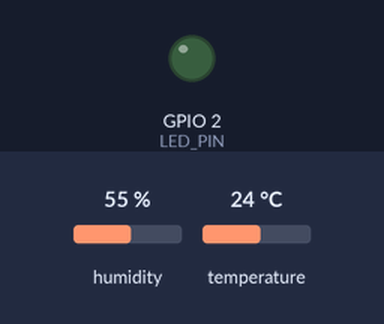
The sketch below on a simulated ESP32. On the bench: output pins drawn as LEDs (lit = HIGH). The test bench sets the inputs (shaded band); at power-on: humidity 55 %, temperature 24 °C. WiFi joins after 1.5 s; servers stay silent unless stated; the local clock reads 2024-03-15 10:24:30 at power-on unless the sketch sets it; no MQTT or app messages arrive unless stated; what the sketch prints to the serial monitor is not drawn.

Above: at 4.8 s.
4.9 s: humidity set to 68 %
7.2 s: humidity set to 72 %
At 8.4 s:
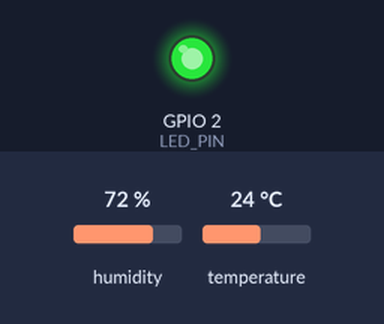
13.1 s: humidity set to 67 %
15.3 s: humidity set to 64 %
At 16.7 s:
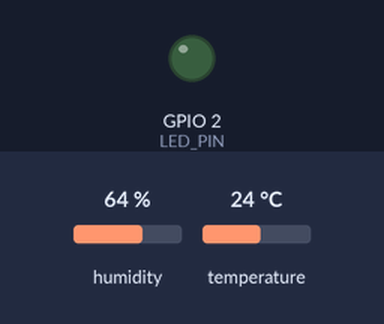
Timing chart, 0 to 18.3 s (numbered marks = the images above; inputs shaded):
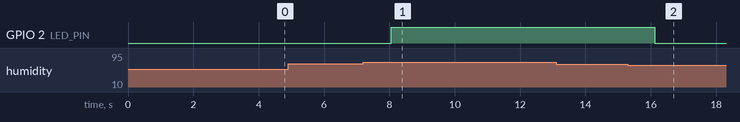

The sketch:

sketch.ino
```cpp
#include <WiFi.h>
#include <WiFiClientSecure.h>
#include <PubSubClient.h>
#include <ArduinoJson.h>
#include <DHT.h>
#include <time.h>

#include "certificado.h"
#include "secrets.h"

// COMPONENTES
#define DHTPIN 15
#define DHTTYPE DHT22
#define LED_PIN 2

#define UMIDADE_LIGAR 70.0
#define UMIDADE_DESLIGAR 65.0

// TOPICOS MQTT
#define TOP_TELEMETRIA "sis1a/silo/graos/telemetria"
#define TOP_ESTADO "sis1a/silo/graos/estado"
#define TOP_COMANDO "sis1a/silo/graos/comando"
#define TOP_ALERTA "sis1a/silo/graos/alerta"
#define TOP_ACK "sis1a/silo/graos/ack"

DHT dht(DHTPIN, DHTTYPE);
WiFiClientSecure tls;
PubSubClient mqtt(tls);

float temperatura = 0;
float umidade = 0;

bool ventilador = false;
bool sensorValido = false;
bool modoAuto = true;
bool alertaEnviado = false;

unsigned long ultimaLeitura = 0;
unsigned long ultimaPublicacao = 0;
unsigned long ultimaTentativa = 0;
unsigned long ultimoAlerta = 0;

const unsigned long INTERVALO_LEITURA = 2000;
const unsigned long INTERVALO_ENVIO = 5000;
const unsigned long COOLDOWN = 60000;

SemaphoreHandle_t mutexDados;

// CONTROLE LOCAL
void acionarVentilador(bool estado) {
  ventilador = estado;
  digitalWrite(LED_PIN, estado ? HIGH : LOW);
}

void aplicarRegra() {
  if (!sensorValido) {
    acionarVentilador(false);
    return;
  }

  if (modoAuto) {
    if (umidade >= UMIDADE_LIGAR) {
      acionarVentilador(true);
    }
    else if (umidade <= UMIDADE_DESLIGAR) {
      acionarVentilador(false);
    }
  }
}

// PUBLICAR ESTADO
void publicarEstado() {
  StaticJsonDocument<256> doc;

  xSemaphoreTake(mutexDados, portMAX_DELAY);
  doc["dispositivo"] = "silo-01";
  doc["ventilador"] = ventilador;
  doc["modo"] = modoAuto ? "AUTO" : "MANUAL";
  doc["sensor_ok"] = sensorValido;
  xSemaphoreGive(mutexDados);

  char mensagem[256];
  serializeJson(doc, mensagem);

  mqtt.publish(TOP_ESTADO, mensagem, true);
}

// PUBLICAR TELEMETRIA
void publicarTelemetria() {
  StaticJsonDocument<256> doc;

  xSemaphoreTake(mutexDados, portMAX_DELAY);

  doc["dispositivo"] = "silo-01";

  if (sensorValido) {
    doc["temp_c"] = temperatura;
    doc["umid_pct"] = umidade;
  } else {
    doc["temp_c"] = nullptr;
    doc["umid_pct"] = nullptr;
  }

  doc["ventilador"] = ventilador;
  doc["sensor_ok"] = sensorValido;
  doc["modo"] = modoAuto ? "AUTO" : "MANUAL";

  xSemaphoreGive(mutexDados);

  doc["ts"] = (long)time(nullptr);

  char mensagem[256];
  serializeJson(doc, mensagem);

  if (mqtt.publish(TOP_TELEMETRIA, mensagem)) {
    Serial.print("MQTT enviado: ");
    Serial.println(mensagem);
  }

  publicarEstado();
}

// ALERTAS COM COOLDOWN
void verificarAlerta() {
  unsigned long agora = millis();

  StaticJsonDocument<256> doc;

  xSemaphoreTake(mutexDados, portMAX_DELAY);

  bool falha = !sensorValido;
  bool umidadeAlta = sensorValido &&
                     umidade >= UMIDADE_LIGAR;

  if (!falha && !umidadeAlta) {
    xSemaphoreGive(mutexDados);
    return;
  }

  doc["dispositivo"] = "silo-01";
  doc["alerta"] = falha
    ? "FALHA_SENSOR"
    : "UMIDADE_ELEVADA";

  if (sensorValido) {
    doc["umid_pct"] = umidade;
  }

  xSemaphoreGive(mutexDados);

  if (alertaEnviado &&
      agora - ultimoAlerta < COOLDOWN) {
    return;
  }

  doc["ts"] = (long)time(nullptr);

  char mensagem[256];
  serializeJson(doc, mensagem);

  if (mqtt.publish(TOP_ALERTA, mensagem)) {
    ultimoAlerta = agora;
    alertaEnviado = true;
    Serial.println("ALERTA MQTT ENVIADO");
  }
}

// RECEBER COMANDOS
void receberComando(char* topic,
                    byte* payload,
                    unsigned int length) {

  if (strcmp(topic, TOP_COMANDO) != 0) {
    return;
  }

  StaticJsonDocument<256> doc;

  if (deserializeJson(doc, payload, length)) {
    Serial.println("Comando JSON invalido");
    return;
  }

  const char* id = doc["id"] | "";
  const char* comando = doc["comando"] | "";
  long ts = doc["ts"] | 0L;
  long agora = (long)time(nullptr);

  bool executado = false;
  const char* motivo = "";

  xSemaphoreTake(mutexDados, portMAX_DELAY);

  if (strlen(id) == 0 ||
      ts <= 0 || agora < ts ||
      agora - ts > 30) {

    motivo = "COMANDO_INVALIDO_OU_EXPIRADO";

  } else if (strcmp(comando, "AUTO") == 0) {

    modoAuto = true;
    aplicarRegra();
    executado = true;

  } else if (!sensorValido) {

    motivo = "FALHA_SENSOR";

  } else if (strcmp(comando, "LIGAR") == 0) {

    modoAuto = false;
    acionarVentilador(true);
    executado = true;

  } else if (strcmp(comando, "DESLIGAR") == 0) {

    modoAuto = false;
    acionarVentilador(false);
    executado = true;

  } else {

    motivo = "COMANDO_DESCONHECIDO";
  }

  StaticJsonDocument<256> ack;

  ack["id"] = id;
  ack["comando"] = comando;
  ack["executado"] = executado;
  ack["ventilador"] = ventilador;
  ack["motivo"] = motivo;

  xSemaphoreGive(mutexDados);

  char resposta[256];
  serializeJson(ack, resposta);

  mqtt.publish(TOP_ACK, resposta);

  publicarEstado();

  Serial.print("ACK: ");
  Serial.println(resposta);
}

// TAREFA DE REDE SEPARADA
void tarefaRede(void* parametro) {

  WiFi.mode(WIFI_STA);
  WiFi.setAutoReconnect(true);
  WiFi.begin("Wokwi-GUEST", "");

while (WiFi.status() != WL_CONNECTED) {
  Serial.print(".");
  delay(500);
}

Serial.println();
Serial.println("Wi-Fi conectado!");
Serial.print("IP: ");
Serial.println(WiFi.localIP());

  Serial.println("Conectando ao Wi-Fi...");

  configTime(0, 0,
             "pool.ntp.org",
             "time.google.com");

  tls.setCACert(root_ca);
  tls.setHandshakeTimeout(30);

  mqtt.setServer(MQTT_SERVER, MQTT_PORT);
  mqtt.setCallback(receberComando);
  mqtt.setBufferSize(1024);
  mqtt.setSocketTimeout(15);

  bool wifiAvisado = false;

  for (;;) {

    if (WiFi.status() != WL_CONNECTED) {

      if (mqtt.connected()) {
        mqtt.disconnect();
      }

      wifiAvisado = false;
      vTaskDelay(pdMS_TO_TICKS(500));
      continue;
    }

    if (!wifiAvisado) {
      Serial.println("Wi-Fi conectado!");
      wifiAvisado = true;
    }

    if (time(nullptr) < 1700000000) {
      Serial.println("Aguardando sincronizacao NTP...");
      vTaskDelay(pdMS_TO_TICKS(2000));
      continue;
    }

    if (!mqtt.connected()) {

      if (millis() - ultimaTentativa >= 5000) {

        ultimaTentativa = millis();

        Serial.println("Conectando MQTT TLS...");

        if (mqtt.connect(
              MQTT_CLIENT,
              FLESPI_TOKEN,
              "")) {

          Serial.println("MQTT TLS CONECTADO!");

          mqtt.subscribe(TOP_COMANDO, 1);
          publicarEstado();

        } else {

          Serial.print("Erro MQTT: ");
          Serial.println(mqtt.state());
        }
      }

    } else {

      mqtt.loop();

      if (millis() - ultimaPublicacao
          >= INTERVALO_ENVIO) {

        ultimaPublicacao = millis();

        publicarTelemetria();
        verificarAlerta();
      }
    }

    vTaskDelay(pdMS_TO_TICKS(50));
  }
}

// INICIALIZACAO
void setup() {

  Serial.begin(115200);

  pinMode(LED_PIN, OUTPUT);
  digitalWrite(LED_PIN, LOW);

  dht.begin();

  mutexDados = xSemaphoreCreateMutex();

  Serial.println("========================");
  Serial.println("   SILO INTELIGENTE");
  Serial.println("========================");

  xTaskCreatePinnedToCore(
    tarefaRede,
    "RedeMQTT",
    12288,
    NULL,
    1,
    NULL,
    0
  );
}

// AUTOMACAO INDEPENDENTE DA INTERNET
void loop() {

  if (millis() - ultimaLeitura
      >= INTERVALO_LEITURA) {

    ultimaLeitura = millis();

    float t = dht.readTemperature();
    float u = dht.readHumidity();

    xSemaphoreTake(mutexDados, portMAX_DELAY);

    temperatura = t;
    umidade = u;

    sensorValido =
      !isnan(t) && !isnan(u) &&
      t >= -40 && t <= 80 &&
      u >= 0 && u <= 100;

    if (!sensorValido) {

      modoAuto = true;
      acionarVentilador(false);
      Serial.println("FALHA NO SENSOR");

    } else {

      aplicarRegra();

      Serial.printf(
        "Temp: %.1f C | Umid: %.1f %% | Fan: %s\n",
        temperatura,
        umidade,
        ventilador ? "LIGADO" : "DESLIGADO"
      );
    }

    xSemaphoreGive(mutexDados);
  }

  delay(20);
}
```

certificado.h
```cpp
#pragma once
#include <Arduino.h>

const char* root_ca = R"PEM(
-----BEGIN CERTIFICATE-----
MIIFgzCCA2ugAwIBAgIORea7A4Mzw4VlSOb/RVEwDQYJKoZIhvcNAQEMBQAwTDEg
MB4GA1UECxMXR2xvYmFsU2lnbiBSb290IENBIC0gUjYxEzARBgNVBAoTCkdsb2Jh
bFNpZ24xEzARBgNVBAMTCkdsb2JhbFNpZ24wHhcNMTQxMjEwMDAwMDAwWhcNMzQx
MjEwMDAwMDAwWjBMMSAwHgYDVQQLExdHbG9iYWxTaWduIFJvb3QgQ0EgLSBSNjET
MBEGA1UEChMKR2xvYmFsU2lnbjETMBEGA1UEAxMKR2xvYmFsU2lnbjCCAiIwDQYJ
KoZIhvcNAQEBBQADggIPADCCAgoCggIBAJUH6HPKZvnsFMp7PPcNCPG0RQssgrRI
xutbPK6DuEGSMxSkb3/pKszGsIhrxbaJ0cay/xTOURQh7ErdG1rG1ofuTToVBu1k
ZguSgMpE3nOUTvOniX9PeGMIyBJQbUJmL025eShNUhqKGoC3GYEOfsSKvGRMIRxD
aNc9PIrFsmbVkJq3MQbFvuJtMgamHvm566qjuL++gmNQ0PAYid/kD3n16qIfKtJw
LnvnvJO7bVPiSHyMEAc4/2ayd2F+4OqMPKq0pPbzlUoSB239jLKJz9CgYXfIWHSw
1CM69106yqLbnQneXUQtkPGBzVeS+n68UARjNN9rkxi+azayOeSsJDa38O+2HBNX
k7besvjihbdzorg1qkXy4J02oW9UivFyVm4uiMVRQkQVlO6jxTiWm05OWgtH8wY2
SXcwvHE35absIQh1/OZhFj931dmRl4QKbNQCTXTAFO39OfuD8l4UoQSwC+n+7o/h
bguyCLNhZglqsQY6ZZZZwPA1/cnaKI0aEYdwgQqomnUdnjqGBQCe24DWJfncBZ4n
WUx2OVvq+aWh2IMP0f/fMBH5hc8zSPXKbWQULHpYT9NLCEnFlWQaYw55PfWzjMpY
rZxCRXluDocZXFSxZba/jJvcE+kNb7gu3GduyYsRtYQUigAZcIN5kZeR1Bonvzce
MgfYFGM8KEyvAgMBAAGjYzBhMA4GA1UdDwEB/wQEAwIBBjAPBgNVHRMBAf8EBTAD
AQH/MB0GA1UdDgQWBBSubAWjkxPioufi1xzWx/B/yGdToDAfBgNVHSMEGDAWgBSu
bAWjkxPioufi1xzWx/B/yGdToDANBgkqhkiG9w0BAQwFAAOCAgEAgyXt6NH9lVLN
nsAEoJFp5lzQhN7craJP6Ed41mWYqVuoPId8AorRbrcWc+ZfwFSY1XS+wc3iEZGt
Ixg93eFyRJa0lV7Ae46ZeBZDE1ZXs6KzO7V33EByrKPrmzU+sQghoefEQzd5Mr61
55wsTLxDKZmOMNOsIeDjHfrYBzN2VAAiKrlNIC5waNrlU/yDXNOd8v9EDERm8tLj
vUYAGm0CuiVdjaExUd1URhxN25mW7xocBFymFe944Hn+Xds+qkxV/ZoVqW/hpvvf
cDDpw+5CRu3CkwWJ+n1jez/QcYF8AOiYrg54NMMl+68KnyBr3TsTjxKM4kEaSHpz
oHdpx7Zcf4LIHv5YGygrqGytXm3ABdJ7t+uA/iU3/gKbaKxCXcPu9czc8FB10jZp
nOZ7BN9uBmm23goJSFmH63sUYHpkqmlD75HHTOwY3WzvUy2MmeFe8nI+z1TIvWfs
pA9MRf/TuTAjB0yPEL+GltmZWrSZVxykzLsViVO6LAUP5MSeGbEYNNVMnbrt9x+v
JJUEeKgDu+6B5dpffItKoZB0JaezPkvILFa9x8jvOOJckvB595yEunQtYQEgfn7R
8k8HWV+LLUNS60YMlOH1Zkd5d9VUWx+tJDfLRVpOoERIyNiwmcUVhAn21klJwGW4
5hpxbqCo8YLoRT5s1gLXCmeDBVrJpBA=
-----END CERTIFICATE-----
)PEM";
```

secrets.example.h
```cpp
#pragma once

#define WIFI_SSID "Wokwi-GUEST"
#define WIFI_PASSWORD ""

#define FLESPI_TOKEN "SEU_TOKEN_AQUI"

#define MQTT_SERVER "mqtt"
#define MQTT_PORT 8883
#define MQTT_CLIENT "silo-esp32-01"
```

Measured:
- the behaviour switches between 69 and 70 % on humidity (found by bisection; images 0 and 1)
- the behaviour switches between 66 and 65 % on humidity (found by bisection; images 1 and 2)
- after the input at 4.9 s, every drawn part: stays the same
- after the input at 7.2 s, GPIO 2 (LED_PIN): LOW → HIGH after 0.86 s
- after the input at 13.1 s, every drawn part: stays the same
- after the input at 15.3 s, GPIO 2 (LED_PIN): HIGH → LOW after 0.82 s
